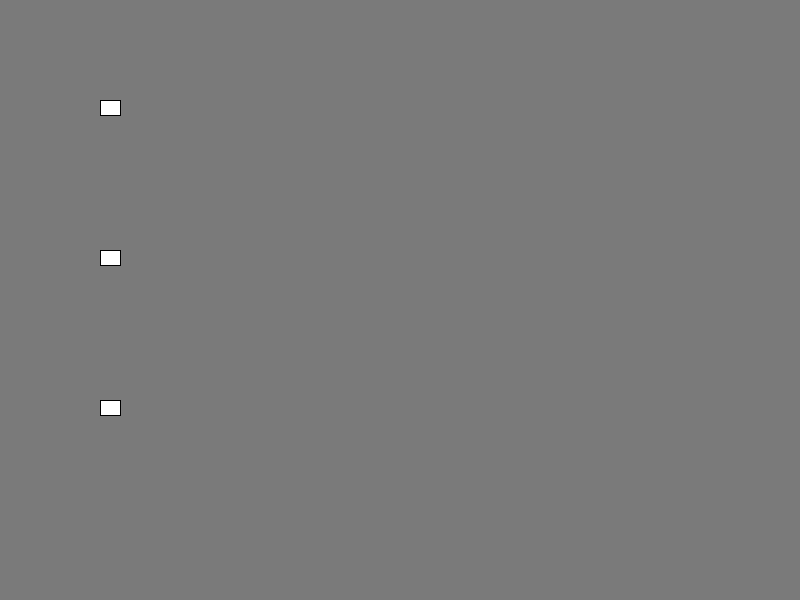
Frame 1 (no input)
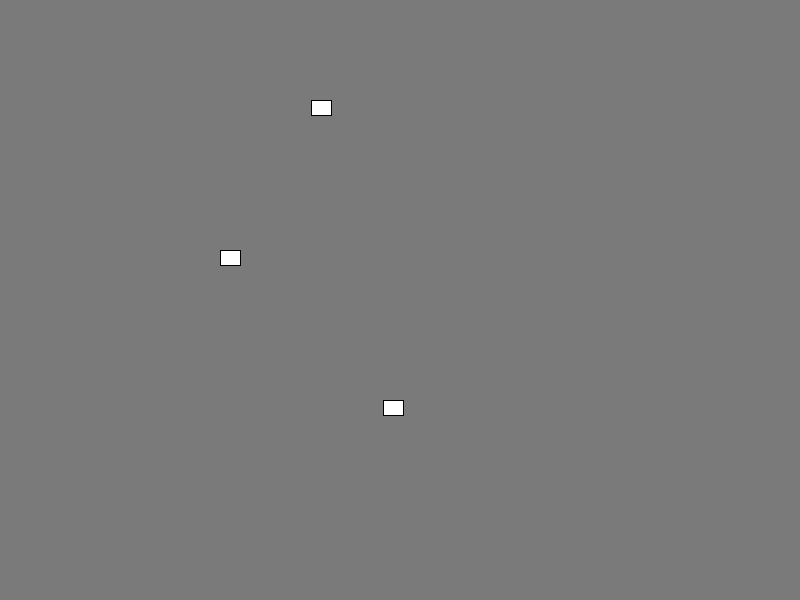
Frame 60 (the mouse pressed at the canvas centre just before this capture)
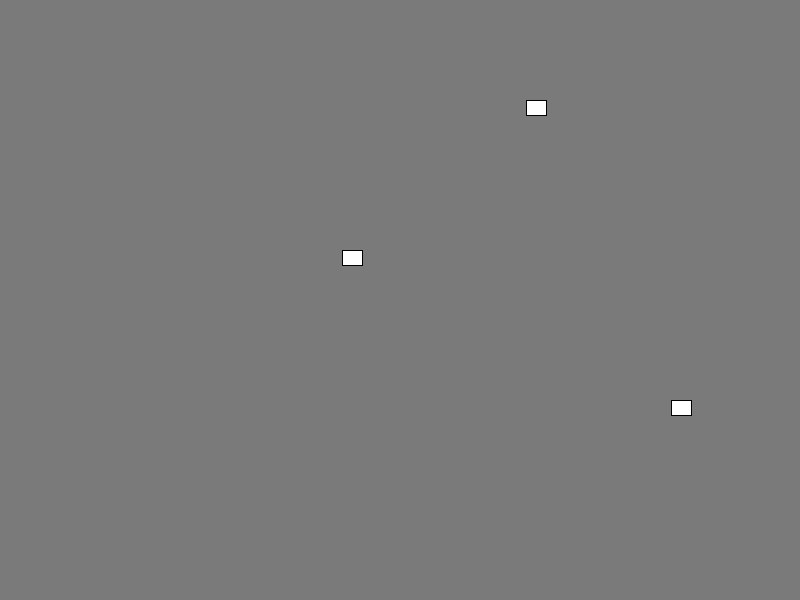
Frame 120 (the mouse held since frame 60 and released just before this capture)

The Processing sketch that drew these frames (run headless with seeded random() and noise(); from frame 60 on, the mouse is pressed at the canvas centre):

// Processing sketch: processing_165669
// ── processing_165669.pde

Car car1;
Car car2;
Car car3;

void setup(){
  size(800,600);
  car1 = new Car(100);
  car2 = new Car(250);
  car3 = new Car(400);
}
void draw(){
  background(122);

  car1.display();
  car1.move();
  car2.display();
  car2.move();
  car3.display();
  car3.move();
  
    if (car1.x > width-20 || car1.x <0 ||
      car2.x > width-20 || car2.x <0 ||
      car3.x > width-20 || car3.x <0 ) {
      car1.speed = car1.speed*-1;
      car2.speed = car2.speed*-1;
      car3.speed = car3.speed*-1;
}

}

void keyPressed(){
  setup();
  draw();
} 
class Car {
  float x;
  int y;
  float speed; 
  int r;
  int g;
  int b;
  
  Car(int ty) {
    y = ty;
    x = 100;
    speed = random(1,5);
    r = 255;
    g = 255;
    b = 255;

  }
  void display(){
    if (x > width-20 || x < 0){
    r = int(random(255));
    g = int(random(255));
    b = int(random(255));
    } 
    fill(r,g,b);
    rect(x,y,20,15);
    

  }
  void move(){
     x = x + (speed);

  }
   
}
    
    
